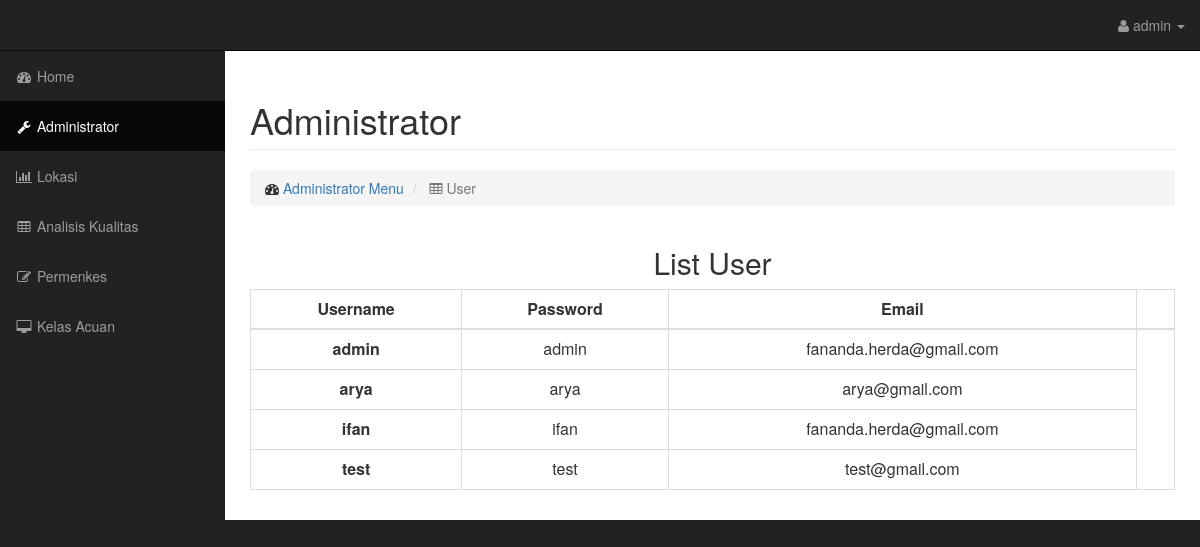
The page /user.php (signed in) on the database its author committed.
### tables this page shows
CREATE TABLE IF NOT EXISTS `user` (
  `username` varchar(30) NOT NULL,
  `password` varchar(30) NOT NULL,
  `email` varchar(50) DEFAULT NULL,
  `status` varchar(50) DEFAULT NULL,
  PRIMARY KEY (`username`)
);

### user.php (the view, shortened to what this page needs)
<html xmlns="http://www.w3.org/1999/xhtml" >
<!DOCTYPE html>
<html lang="en">
<head>
    <link href="css/bootstrap.min.css" rel="stylesheet">
    <link href="css/sb-Admin.css" rel="stylesheet">
    <link href="css/plugins/morris.css" rel="stylesheet">
    <link href="font-awesome/css/font-awesome.min.css" rel="stylesheet" type="text/css">
</head>
<body>
    <div id="wrapper">
        <nav class="navbar navbar-inverse navbar-fixed-top" role="navigation">
            <ul class="nav navbar-right top-nav">
                <li class="dropdown">
                    <a href="#" class="dropdown-toggle" data-toggle="dropdown"><i class="fa fa-user"></i> <?php echo @$_SESSION["user"]; ?> <b class="caret"></b></a>
                </li>
            </ul>
           <div class="collapse navbar-collapse navbar-ex1-collapse">
                <ul class="nav navbar-nav side-nav">
                    <li >
                        <a href="home.php"><i class="fa fa-fw fa-dashboard"></i> Home</a>
                    </li>
					<li   class="active">
                        <a href="user.php"><i class="fa fa-fw fa-wrench"></i> Administrator</a>
                    </li>
                    <li>
                        <a href="lokasi.php"><i class="fa fa-fw fa-bar-chart-o"></i> Lokasi</a>
                    </li>
                    <li>
                        <a href="analisis_kualitas.php"><i class="fa fa-fw fa-table"></i> Analisis Kualitas</a>
                    </li>
                    <li>
                        <a href="permenkes.php"><i class="fa fa-fw fa-edit"></i> Permenkes</a>
                    </li>
                    <li>
                        <a href="kelasacuan.php"><i class="fa fa-fw fa-desktop"></i> Kelas Acuan</a>
                    </li>
                </ul>
            </div>
        </nav>
        <div id="page-wrapper">
            <div class="container-fluid">
                <div class="row">
                    <div class="col-lg-12">
                        <h1 class="page-header">
                            Administrator
                        </h1>
                        <ol class="breadcrumb">
                            <li>
                                <i class="fa fa-dashboard"></i>  <a href="#">Administrator Menu</a>
                            </li>
                            <li class="active">
                                <i class="fa fa-table"></i> User
                            </li>
                        </ol>
                    </div>
                </div>
                <div class="row">
                    <div class="col-lg-12">
                        <center><h2>List User</h2>
                        <div class="table-responsive">
                            <table class="table table-bordered table-hover">
                                <thead>
                                    <tr>
                                        <th><center>Username</th>
										<th><center>Password</th>
                                        <th><center>Email</th>
										<th><center></th>
                                    </tr>
                                </thead>
								<tbody>
									<?php
										$result = mysql_query("SELECT * FROM user ORDER BY username ASC");
										while ($row = mysql_fetch_assoc($result)) {
											$id = $row['username'];
											$nama = $row['password'];
											$isi = $row['email'];
											echo "<tr><td><center><b>"."$id"."  </td>";
											echo "<td><center>"."$nama"."</td>";
											echo "<td><center>"."$isi"."</td></tr>";
										}
									?>
								</tbody>
                            </table>
                        </div>
                </div>
                </div>
            </div>
        </div>
    </div>
</body>
</html>

### css/sb-admin.css (style rules this page uses)
body { margin-top: 100px; background-color: #222; }
@media (min-width:768px) { body { margin-top: 50px; } }
#wrapper { padding-left: 0; }
#page-wrapper { width: 100%; padding: 0; background-color: #fff; }
@media (min-width:768px) { #wrapper { padding-left: 225px; } }
@media (min-width:768px) { #page-wrapper { padding: 10px; } }
.top-nav { padding: 0 15px; }
.top-nav>li { display: inline-block; float: left; }
.top-nav>li>a { padding-top: 15px; padding-bottom: 15px; line-height: 20px; color: #999; }
@media (min-width:768px) { .side-nav { position: fixed; top: 51px; left: 225px; width: 225px; margin-left: -225px; border: none; border-radius: 0; overflow-y: auto; background-color: #222; bottom: 0; overflow-x: hidden; padding-bottom: 40px; } }
@media (min-width:768px) { .side-nav>li>a { width: 225px; } }

### rows shown on the page
user: username "admin", password "admin", email "fananda.herda@gmail.com"
user: username "arya", password "arya", email "arya@gmail.com"
user: username "ifan", password "ifan", email "fananda.herda@gmail.com"
user: username "test", password "test", email "test@gmail.com"
